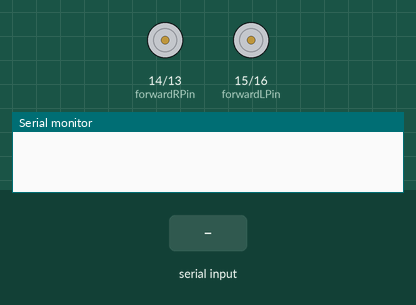
This sketch was run on a simulated Arduino Mega 2560, built with avr-gcc and run on an emulated ATmega2560. Parts: motor-driver pin pairs drawn as motors (green arrow = first pin HIGH = forward, orange = second pin HIGH = backward, longer = more drive, scaled by the enable pin), the last lines printed to the serial monitor. Inputs (shaded band) come from the test bench.

Above: at 1.2 s.
1.3 s: "w" received over Serial
At 1.8 s:
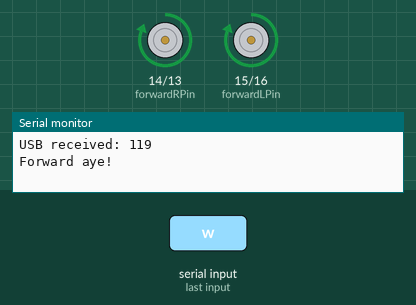
2.8 s: "s" received over the second serial link
At 4.0 s:
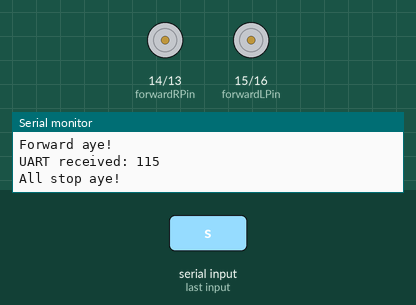
4.3 s: "a" received over Serial
At 5.3 s:
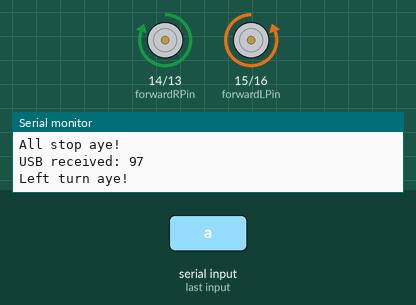
5.8 s: "d" received over the second serial link
At 6.5 s:
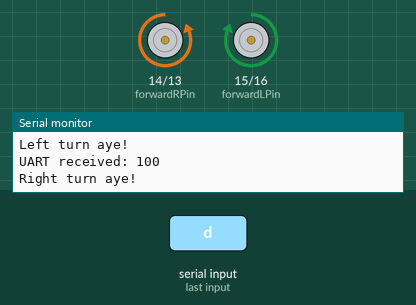
7.3 s: "s" received over Serial
At 7.6 s:
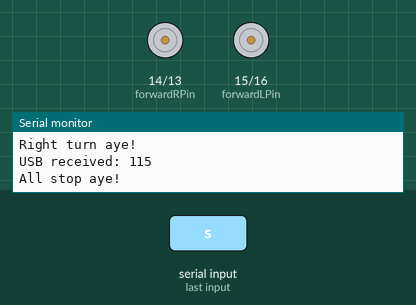
8.8 s: "d" received over Serial
At 9.9 s:
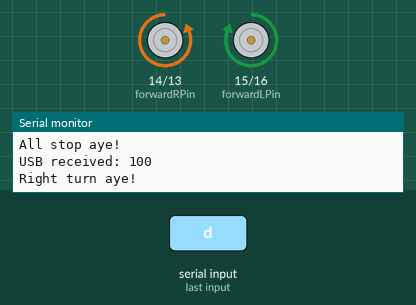
Timing chart, 0 to 11.3 s (numbered marks = the images above; inputs shaded):
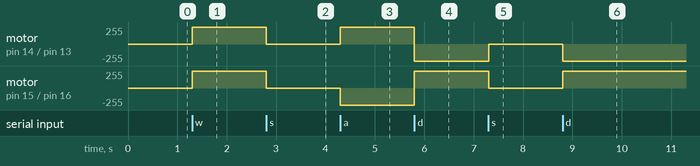

Measured:
- after the input at 1.3 s, motor on pin 14 (forwardRPin) / pin 13 (reverseRPin), motor on pin 15 (forwardLPin) / pin 16 (reverseLPin): stopped → forward 255/255 at once
- after the input at 2.8 s, motor on pin 14 (forwardRPin) / pin 13 (reverseRPin), motor on pin 15 (forwardLPin) / pin 16 (reverseLPin): forward 255/255 → stopped at once
- after the input at 4.3 s, motor on pin 14 (forwardRPin) / pin 13 (reverseRPin): stopped → forward 255/255 at once; motor on pin 15 (forwardLPin) / pin 16 (reverseLPin): stopped → backward 255/255 at once
- after the input at 5.8 s, motor on pin 14 (forwardRPin) / pin 13 (reverseRPin): forward 255/255 → backward 255/255 at once; motor on pin 15 (forwardLPin) / pin 16 (reverseLPin): backward 255/255 → forward 255/255 at once
- after the input at 7.3 s, motor on pin 14 (forwardRPin) / pin 13 (reverseRPin): backward 255/255 → stopped at once; motor on pin 15 (forwardLPin) / pin 16 (reverseLPin): forward 255/255 → stopped at once
- after the input at 8.8 s, motor on pin 14 (forwardRPin) / pin 13 (reverseRPin): stopped → backward 255/255 at once; motor on pin 15 (forwardLPin) / pin 16 (reverseLPin): stopped → forward 255/255 at once

The sketch:

serial-remote.ino
```cpp
/*
 * Basic motor controls for 2-motor bot using pwm.
*/

//Set pins
const int pwmLPin =  23;
const int pwmRPin = 22;
const int forwardRPin = 14;
const int reverseRPin = 13;
const int forwardLPin = 15;
const int reverseLPin = 16;
const int minPwm = 128;

int pwrLeft = minPwm;
int pwrRight = minPwm;

#define HWSERIAL Serial1

int loopCounter = 0;

void setup()
{
  //Initial pin setup
  pinMode(pwmLPin, OUTPUT);
  pinMode(pwmRPin, OUTPUT);
  pinMode(forwardRPin, OUTPUT);
  pinMode(reverseRPin, OUTPUT);
  pinMode(forwardLPin, OUTPUT);
  pinMode(reverseLPin, OUTPUT);

  Serial.begin(9600);
  HWSERIAL.begin(38400);
}

void bump()
{
    analogWrite(pwmLPin, 256);
    analogWrite(pwmRPin, 256);
    delay(250);
}

//Move forward at given rate (n/255 duty cycle)
void moveForward(int duty, int rampTimeMS)
{
  //Set both wheels forward direction
  digitalWrite(forwardRPin, HIGH);
  digitalWrite(reverseRPin, LOW);
  digitalWrite(forwardLPin, HIGH);
  digitalWrite(reverseLPin, LOW);

  bump();
  //Slow ramp up
  for(int i=0; i<100; i++)
  {
      analogWrite(pwmLPin, max(minPwm, i*duty/100.0));
      pwrLeft = max(minPwm, i*duty/100.0);
      analogWrite(pwmRPin, max(minPwm, i*duty/100.0));
      pwrRight = max(minPwm, i*duty/100.0);
      delay(rampTimeMS/100.0);
  }
}

//Move backward at given rate (n/255 duty cycle)
void moveBackward(int duty, int rampTimeMS)
{
  //Set both wheels reverse direction
  digitalWrite(forwardRPin, LOW);
  digitalWrite(reverseRPin, HIGH);
  digitalWrite(forwardLPin, LOW);
  digitalWrite(reverseLPin, HIGH);

  bump();
  //Slow ramp up
  for(int i=0; i<100; i++)
  {
      analogWrite(pwmLPin, max(minPwm, i*duty/100.0));
      pwrLeft = max(minPwm, i*duty/100.0);
      analogWrite(pwmRPin, max(minPwm, i*duty/100.0));
      pwrRight = max(minPwm, i*duty/100.0);
      delay(rampTimeMS/100.0);
  }
}

//Use a 1s accel ramp to avoid wheel spin
void rightTurn(int duty, int rampTimeMS)
{
  //Right wheel backward
  digitalWrite(forwardRPin, LOW);
  digitalWrite(reverseRPin, HIGH);
  //Left wheel forward
  digitalWrite(forwardLPin, HIGH);
  digitalWrite(reverseLPin, LOW);

  bump();
  //Slow ramp up
  for(int i=0; i<100; i++)
  {
      analogWrite(pwmLPin, max(minPwm, i*duty/100.0));
      pwrLeft = max(minPwm, i*duty/100.0);
      analogWrite(pwmRPin, max(minPwm, i*duty/100.0));
      pwrRight = max(minPwm, i*duty/100.0);
      delay(rampTimeMS/100.0);
  }
}

void leftTurn(int duty, int rampTimeMS)
{
  //Right wheel forward
  digitalWrite(forwardRPin, HIGH);
  digitalWrite(reverseRPin, LOW);
  //Left wheel backward
  digitalWrite(forwardLPin, LOW);
  digitalWrite(reverseLPin, HIGH);

  bump();
  //Slow ramp up
  for(int i=0; i<100; i++)
  {
      analogWrite(pwmLPin, max(minPwm, i*duty/100.0));
      pwrLeft = max(minPwm, i*duty/100.0);
      analogWrite(pwmRPin, max(minPwm, i*duty/100.0));
      pwrRight = max(minPwm, i*duty/100.0);
      delay(rampTimeMS/100.0);
  }
}

void rightCircle(int duty)
{
    analogWrite(pwmLPin, 255);
    pwrLeft = 255;
    analogWrite(pwmRPin, 200);
    pwrRight = 200;
}

void incLeft(int increment)
{
    pwrRight += increment;

    if(pwrRight > 0)
    {
      if(pwrRight < 110)
        pwrRight = 110;
      Serial.println("Positive right!");
      digitalWrite(forwardRPin, HIGH);
      digitalWrite(reverseRPin, LOW);
      analogWrite(pwmRPin, pwrRight);
    }
    else
    {
      if(pwrRight > -110)
        pwrRight = -110;
      Serial.println("Negative right!");
      digitalWrite(forwardRPin, LOW);
      digitalWrite(reverseRPin, HIGH);
      analogWrite(pwmRPin, -pwrRight);
    }
}

void incRight(int increment)
{
  pwrLeft += increment;
  if(pwrLeft > 0)
  {
    if(pwrLeft < 110)
      pwrLeft = 110;

    Serial.println("Positive left!");
    digitalWrite(forwardLPin, HIGH);
    digitalWrite(reverseLPin, LOW);
    analogWrite(pwmLPin, pwrLeft);
  }
  else
  {
    if(pwrLeft > -110)
      pwrLeft = -110;
    //move backwards
    Serial.println("Negative left!");
    digitalWrite(forwardLPin, LOW);
    digitalWrite(reverseLPin, HIGH);
    analogWrite(pwmLPin, -pwrLeft);
  }

}

void allStop()
{
  analogWrite(pwmLPin, 0);
  analogWrite(pwmRPin, 0);

  pwrRight = 0;
  pwrLeft = 0;
}

void loop()
{
  int incomingByte = 0;

  loopCounter++;

  if (Serial.available() > 0)
  {
    loopCounter = 0;
    incomingByte = Serial.read();
    Serial.print("USB received: ");
    Serial.println(incomingByte, DEC);
                HWSERIAL.print("USB received:");
                HWSERIAL.println(incomingByte, DEC);
  }
  else if (HWSERIAL.available() > 0)
  {
    loopCounter = 0;
    incomingByte = HWSERIAL.read();
    Serial.print("UART received: ");
    Serial.println(incomingByte, DEC);
                HWSERIAL.print("UART received:");
                HWSERIAL.println(incomingByte, DEC);
  }

  if(loopCounter == 1000000)
  {
    //if(loopCounter == 10000)
    Serial.println("Stopping due to no input");
    incomingByte = 's';
  }

  switch(incomingByte)
  {
    case 's':
      Serial.println("All stop aye!");
      allStop();
      break;
    case 'w':
      Serial.println("Forward aye!");
      moveForward(200, 0);
      break;
    case 'a':
      Serial.println("Left turn aye!");
      leftTurn(255, 0);
      break;
    case 'd':
      Serial.println("Right turn aye!");
      rightTurn(255, 0);
      break;
    case 'x':
      Serial.println("Reverse aye!");
      moveBackward(200, 0);
      break;
    case 'u':
     Serial.println("Forward left!");
     incLeft(20);
     break;
    case 'i':
     Serial.println("Forward right!");
     incRight(20);
     break;
   case 'j':
     Serial.println("Reverse left!");
     incLeft(-10);
     break;
   case 'k':
     Serial.println("Reverse right!");
     incRight(-10);
     break;
    default:
     break;
  }


  /*
  moveForward(200, 250);
  delay(5000);
  allStop();
  delay(1000);

  moveBackward(255, 250);
  delay(1000);
  allStop();
  delay(1000);

  rightTurn(255, 250);
  delay(1000);
  allStop();
  delay(1000);


  moveForward(200, 250);
  delay(5000);
  allStop();
  delay(1000);

  moveBackward(255, 250);
  delay(1000);
  allStop();
  delay(500);


  leftTurn(255, 250);
  delay(1000);ug
  allStop();
  delay(500);
  */
}
```
